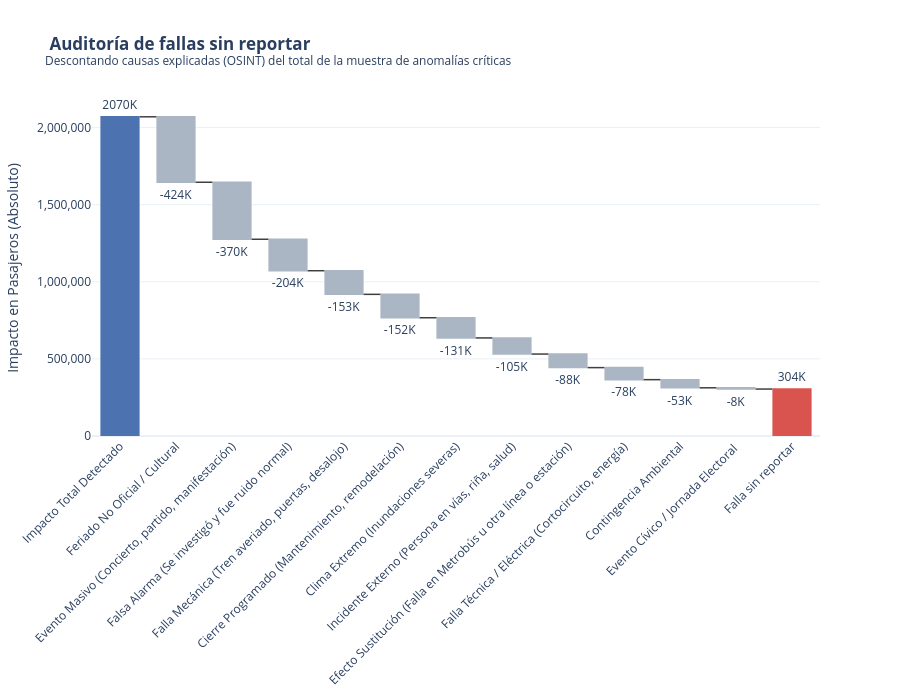

Source (notebook cell):
### Code cell
# 1. Preparación de los datos
df_muestra = pd.read_csv('bitacora_investigacion_anomalias_criticas.csv')
df_muestra.columns = df_muestra.columns.str.lower()

if 'hallazgo_principal' in df_muestra.columns:
    df_muestra = df_muestra.rename(columns={'hallazgo_principal': 'hallazgo'})
if 'impacto_pasajeros' in df_muestra.columns:
    df_muestra = df_muestra.rename(columns={'impacto_pasajeros': 'impacto'})

df_muestra['impacto_abs'] = df_muestra['impacto'].abs()
impacto_causas = df_muestra.groupby('hallazgo')['impacto_abs'].sum().reset_index()

# Filtro flexible con .str.contains()
total_detectado = impacto_causas['impacto_abs'].sum()

# Busca cualquier fila que contenga las palabras "Falla Oculta"
mascara_oculta = impacto_causas['hallazgo'].str.contains('Falla Oculta', case=False, na=False)

# Separación correcta entre causas explicadas y la falla oculta, asegurando que la suma de la falla oculta se mantenga como un bloque independiente
explicadas = impacto_causas[~mascara_oculta].sort_values('impacto_abs', ascending=False)
falla_oculta_valor = impacto_causas[mascara_oculta]['impacto_abs'].sum()

# Construcción de la estructura de la Cascada
etiquetas = ["Impacto Total Detectado"] + explicadas['hallazgo'].tolist() + ["Falla sin reportar"]

valores = [total_detectado] + [-v for v in explicadas['impacto_abs']] + [0]
medidas = ["relative"] + ["relative"] * len(explicadas) + ["total"]

# Creación de la Gráfica Sustractiva
# Dividición entre 1,000 y uso del sufijo 'K' para Miles, con 0 decimales para mayor limpieza
text_miles = [f"{v/1000:.0f}K" if v >= 0 else f"-{abs(v)/1000:.0f}K" for v in valores[:-1]] + [f"{falla_oculta_valor/1000:.0f}K"]

fig_waterfall = go.Figure(go.Waterfall(
    name="Auditoría",
    orientation="v",
    measure=medidas,
    x=etiquetas,
    y=valores,
    textposition="outside",
    text=text_miles, # nuevo formato en miles
    connector={"line": {"color": "rgb(63, 63, 63)", "width": 1.5}},
    increasing={"marker": {"color": "#4C72B0"}}, # Azul para el Total Inicial
    decreasing={"marker": {"color": "#AAB6C4"}}, # Gris para lo Explicado
    totals={"marker": {"color": "#D9534F"}}     # Rojo para la Deuda de fallas ocultas
))

fig_waterfall.update_layout(
    title='<b> Auditoría de fallas sin reportar</b><br><sup>Descontando causas explicadas (OSINT) del total de la muestra de anomalías críticas</sup>',
    waterfallgap=0.3,
    template='plotly_white',
    height=700,
    margin=dict(t=100, b=200),
    yaxis=dict(title='Impacto en Pasajeros (Absoluto)', tickformat=","),
    xaxis=dict(tickangle=-45)
)

fig_waterfall.show()

### Figure 1 — Plotly figure (JSON) as saved in the notebook; plotly's stock layout.template omitted (floating-point values rounded to 4 significant figures)
{"data": [{"connector": {"line": {"color": "rgb(63, 63, 63)", "width": 1.5}}, "decreasing": {"marker": {"color": "#AAB6C4"}}, "increasing": {"marker": {"color": "#4C72B0"}}, "measure": ["relative", "relative", "relative", "relative", "relative", "relative", "relative", "relative", "relative", "relative", "relative", "relative", "total"], "name": "Auditoría", "orientation": "v", "text": ["2070K", "-424K", "-370K", "-204K", "-153K", "-152K", "-131K", "-105K", "-88K", "-78K", "-53K", "-8K", "304K"], "textposition": "outside", "totals": {"marker": {"color": "#D9534F"}}, "type": "waterfall", "x": ["Impacto Total Detectado", "Feriado No Oficial / Cultural", "Evento Masivo (Concierto, partido, manifestación)", "Falsa Alarma (Se investigó y fue ruido normal)", "Falla Mecánica (Tren averiado, puertas, desalojo)", "Cierre Programado (Mantenimiento, remodelación)", "Clima Extremo (Inundaciones severas)", "Incidente Externo (Persona en vías, riña, salud)", "Efecto Sustitución (Falla en Metrobús u otra línea o estación)", "Falla Técnica / Eléctrica (Cortocircuito, energía)", "Contingencia Ambiental", "Evento Cívico / Jornada Electoral ", "Falla sin reportar"], "y": [2069536, -424324, -369637, -204013, -153090, -151733, -130873, -104552, -87964, -78049, -52826, -8066, 0]}], "layout": {"height": 700, "margin": {"b": 200, "t": 100}, "title": {"text": "<b> Auditoría de fallas sin reportar</b><br><sup>Descontando causas explicadas (OSINT) del total de la muestra de anomalías críticas</sup>"}, "waterfallgap": 0.3, "xaxis": {"tickangle": -45}, "yaxis": {"tickformat": ",", "title": {"text": "Impacto en Pasajeros (Absoluto)"}}}}
